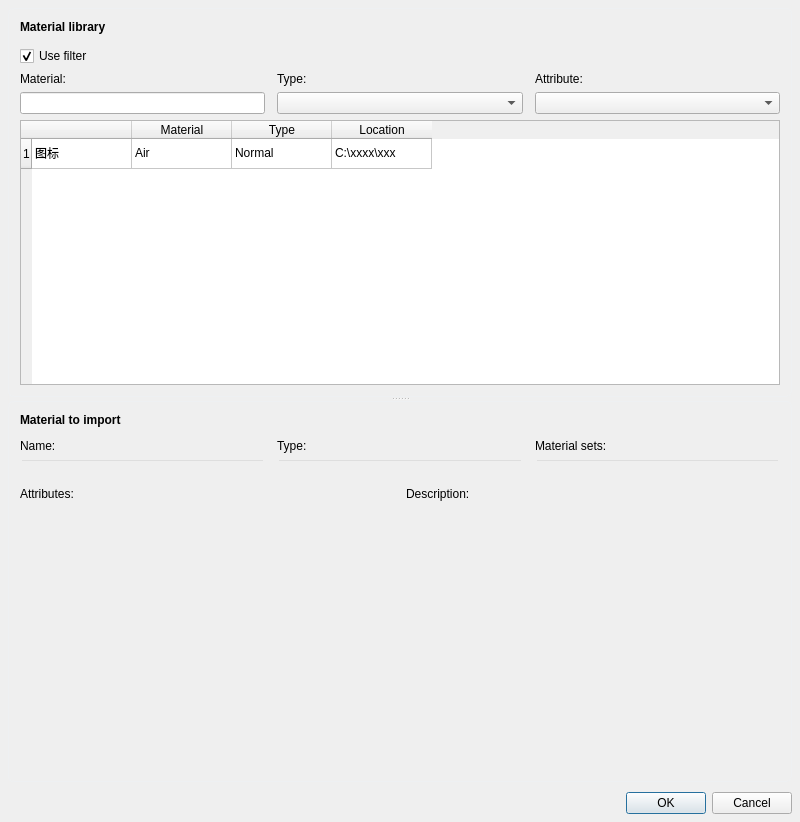
<?xml version="1.0" encoding="UTF-8"?>
<ui version="4.0">
 <class>W_StandardMaterialLibraryLoading</class>
 <widget class="QDialog" name="W_StandardMaterialLibraryLoading">
  <property name="geometry">
   <rect>
    <x>0</x>
    <y>0</y>
    <width>800</width>
    <height>822</height>
   </rect>
  </property>
  <property name="windowTitle">
   <string>Load from Material Liability</string>
  </property>
  <property name="styleSheet">
   <string notr="true">#label_lib,#label_import{
	font:bold;
}

#widget_lib,#widget_import{
	border-radius: 6px;
	border: 1px solid #EEF0F2;
}</string>
  </property>
  <layout class="QVBoxLayout" name="verticalLayout">
   <property name="spacing">
    <number>10</number>
   </property>
   <property name="leftMargin">
    <number>8</number>
   </property>
   <property name="topMargin">
    <number>8</number>
   </property>
   <property name="rightMargin">
    <number>8</number>
   </property>
   <property name="bottomMargin">
    <number>8</number>
   </property>
   <item>
    <widget class="QSplitter" name="splitter">
     <property name="orientation">
      <enum>Qt::Vertical</enum>
     </property>
     <widget class="QWidget" name="widget_lib" native="true">
      <property name="minimumSize">
       <size>
        <width>0</width>
        <height>0</height>
       </size>
      </property>
      <layout class="QGridLayout" name="gridLayout_3" columnstretch="1,1,1">
       <property name="leftMargin">
        <number>12</number>
       </property>
       <property name="topMargin">
        <number>12</number>
       </property>
       <property name="rightMargin">
        <number>12</number>
       </property>
       <property name="bottomMargin">
        <number>12</number>
       </property>
       <property name="horizontalSpacing">
        <number>12</number>
       </property>
       <item row="0" column="0">
        <widget class="QWidget" name="widget_3" native="true">
         <layout class="QHBoxLayout" name="horizontalLayout_2">
          <property name="spacing">
           <number>0</number>
          </property>
          <property name="leftMargin">
           <number>0</number>
          </property>
          <property name="topMargin">
           <number>0</number>
          </property>
          <property name="rightMargin">
           <number>0</number>
          </property>
          <property name="bottomMargin">
           <number>6</number>
          </property>
          <item>
           <widget class="QLabel" name="label_lib">
            <property name="text">
             <string>Material library</string>
            </property>
           </widget>
          </item>
         </layout>
        </widget>
       </item>
       <item row="1" column="0">
        <widget class="QCheckBox" name="checkBox_searchFilter">
         <property name="text">
          <string>Use filter</string>
         </property>
         <property name="checkable">
          <bool>true</bool>
         </property>
         <property name="checked">
          <bool>true</bool>
         </property>
        </widget>
       </item>
       <item row="2" column="0">
        <widget class="QLabel" name="label_2">
         <property name="text">
          <string>Material:</string>
         </property>
        </widget>
       </item>
       <item row="2" column="1">
        <widget class="QLabel" name="label_3">
         <property name="text">
          <string>Type:</string>
         </property>
        </widget>
       </item>
       <item row="2" column="2">
        <widget class="QLabel" name="label_4">
         <property name="text">
          <string>Attribute:</string>
         </property>
        </widget>
       </item>
       <item row="3" column="0">
        <widget class="QLineEdit" name="lineEdit_searchMaterial"/>
       </item>
       <item row="3" column="1">
        <widget class="QComboBox" name="comboBox_searchType"/>
       </item>
       <item row="3" column="2">
        <widget class="QComboBox" name="comboBox_searchAttribute"/>
       </item>
       <item row="4" column="0" colspan="3">
        <widget class="QTableWidget" name="tableWidget_materialLibrary">
         <property name="editTriggers">
          <set>QAbstractItemView::NoEditTriggers</set>
         </property>
         <property name="selectionMode">
          <enum>QAbstractItemView::SingleSelection</enum>
         </property>
         <property name="selectionBehavior">
          <enum>QAbstractItemView::SelectRows</enum>
         </property>
         <row>
          <property name="text">
           <string>1</string>
          </property>
         </row>
         <column>
          <property name="text">
           <string/>
          </property>
         </column>
         <column>
          <property name="text">
           <string>Material</string>
          </property>
         </column>
         <column>
          <property name="text">
           <string>Type</string>
          </property>
         </column>
         <column>
          <property name="text">
           <string>Location</string>
          </property>
         </column>
         <item row="0" column="0">
          <property name="text">
           <string>图标</string>
          </property>
         </item>
         <item row="0" column="1">
          <property name="text">
           <string>Air</string>
          </property>
         </item>
         <item row="0" column="2">
          <property name="text">
           <string>Normal</string>
          </property>
         </item>
         <item row="0" column="3">
          <property name="text">
           <string>C:\xxxx\xxx</string>
          </property>
         </item>
        </widget>
       </item>
      </layout>
     </widget>
     <widget class="QWidget" name="widget_import" native="true">
      <property name="minimumSize">
       <size>
        <width>0</width>
        <height>0</height>
       </size>
      </property>
      <layout class="QGridLayout" name="gridLayout_2" columnstretch="1,1,1">
       <property name="leftMargin">
        <number>12</number>
       </property>
       <property name="topMargin">
        <number>12</number>
       </property>
       <property name="rightMargin">
        <number>12</number>
       </property>
       <property name="bottomMargin">
        <number>12</number>
       </property>
       <property name="horizontalSpacing">
        <number>12</number>
       </property>
       <item row="0" column="0">
        <widget class="QWidget" name="widget_4" native="true">
         <layout class="QHBoxLayout" name="horizontalLayout">
          <property name="spacing">
           <number>0</number>
          </property>
          <property name="leftMargin">
           <number>0</number>
          </property>
          <property name="topMargin">
           <number>0</number>
          </property>
          <property name="rightMargin">
           <number>0</number>
          </property>
          <property name="bottomMargin">
           <number>6</number>
          </property>
          <item>
           <widget class="QLabel" name="label_import">
            <property name="text">
             <string>Material to import</string>
            </property>
           </widget>
          </item>
         </layout>
        </widget>
       </item>
       <item row="1" column="0">
        <widget class="QLabel" name="label_5">
         <property name="text">
          <string>Name:</string>
         </property>
        </widget>
       </item>
       <item row="1" column="1">
        <widget class="QLabel" name="label_6">
         <property name="text">
          <string>Type:</string>
         </property>
        </widget>
       </item>
       <item row="1" column="2">
        <widget class="QLabel" name="label_7">
         <property name="text">
          <string>Material sets:</string>
         </property>
        </widget>
       </item>
       <item row="2" column="0">
        <widget class="QLineEdit" name="lineEdit_name">
         <property name="styleSheet">
          <string notr="true">#lineEdit_name{
	background:transparent;
}</string>
         </property>
         <property name="readOnly">
          <bool>true</bool>
         </property>
        </widget>
       </item>
       <item row="2" column="1">
        <widget class="QLineEdit" name="lineEdit_type">
         <property name="styleSheet">
          <string notr="true">#lineEdit_type{
	background:transparent;
}</string>
         </property>
         <property name="readOnly">
          <bool>true</bool>
         </property>
        </widget>
       </item>
       <item row="2" column="2">
        <widget class="QLineEdit" name="lineEdit_materialSets">
         <property name="styleSheet">
          <string notr="true">#lineEdit_materialSets{
	background:transparent;
}</string>
         </property>
         <property name="readOnly">
          <bool>true</bool>
         </property>
        </widget>
       </item>
       <item row="3" column="0" colspan="3">
        <widget class="QWidget" name="widget_5" native="true">
         <layout class="QGridLayout" name="gridLayout">
          <property name="leftMargin">
           <number>0</number>
          </property>
          <property name="topMargin">
           <number>0</number>
          </property>
          <property name="rightMargin">
           <number>0</number>
          </property>
          <property name="bottomMargin">
           <number>0</number>
          </property>
          <property name="horizontalSpacing">
           <number>12</number>
          </property>
          <property name="verticalSpacing">
           <number>6</number>
          </property>
          <item row="0" column="0">
           <widget class="QLabel" name="label_8">
            <property name="text">
             <string>Attributes:</string>
            </property>
           </widget>
          </item>
          <item row="0" column="1">
           <widget class="QLabel" name="label_9">
            <property name="text">
             <string>Description:</string>
            </property>
           </widget>
          </item>
          <item row="1" column="0">
           <widget class="QPlainTextEdit" name="plainTextEdit_attributes">
            <property name="styleSheet">
             <string notr="true">#plainTextEdit_attributes{
	background:transparent;
}</string>
            </property>
            <property name="readOnly">
             <bool>true</bool>
            </property>
           </widget>
          </item>
          <item row="1" column="1">
           <widget class="QPlainTextEdit" name="plainTextEdit_description">
            <property name="styleSheet">
             <string notr="true">#plainTextEdit_description{
	background:transparent;
}</string>
            </property>
            <property name="readOnly">
             <bool>true</bool>
            </property>
           </widget>
          </item>
         </layout>
        </widget>
       </item>
      </layout>
     </widget>
    </widget>
   </item>
   <item>
    <widget class="QDialogButtonBox" name="buttonBox">
     <property name="orientation">
      <enum>Qt::Horizontal</enum>
     </property>
     <property name="standardButtons">
      <set>QDialogButtonBox::Cancel|QDialogButtonBox::Ok</set>
     </property>
    </widget>
   </item>
  </layout>
 </widget>
 <resources/>
 <connections>
  <connection>
   <sender>buttonBox</sender>
   <signal>rejected()</signal>
   <receiver>W_StandardMaterialLibraryLoading</receiver>
   <slot>reject()</slot>
   <hints>
    <hint type="sourcelabel">
     <x>235</x>
     <y>530</y>
    </hint>
    <hint type="destinationlabel">
     <x>237</x>
     <y>210</y>
    </hint>
   </hints>
  </connection>
 </connections>
</ui>
